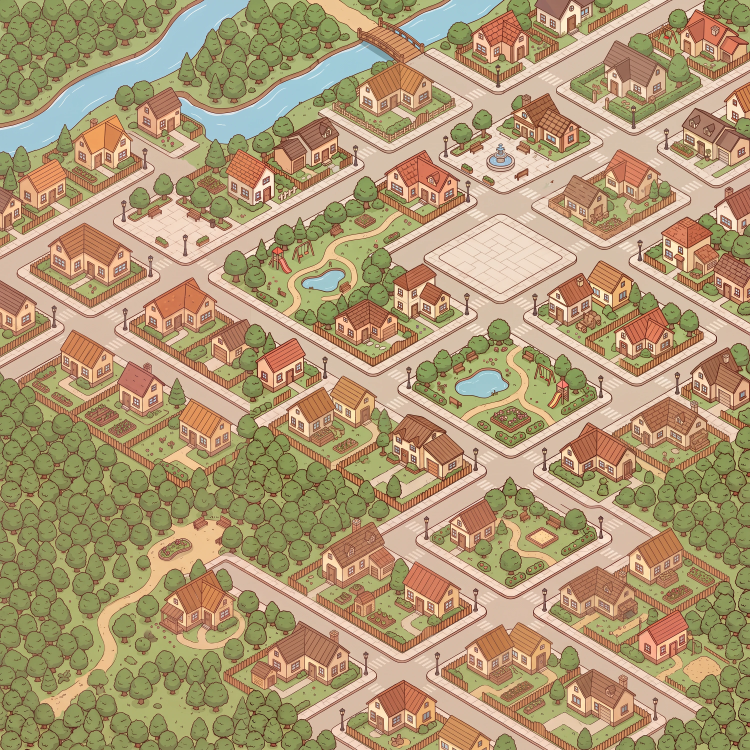
#> input picture design/town/town-map-3000.webp, 3000 x 3000 px (shown at 1/4 size)
$ python -i tiles.py   (imports and definitions only)
#> lines starting #> are read from the running program, lines starting #| are printed output that depends on the picture; after the words box and inside, x2 and y2 are one past the last pixel; in counts of white or black regions, pixels touching at a corner belong together
"""Большая карта города из кусков 2000x2000 с перекрытием (outpainting).

python design/town/tiles.py init <start.png> [--grid 3x3 --at r,c]  стартовый кусок (по умолчанию центр)
python design/town/tiles.py canvas <row> <col>              заготовка: известное + пурпур там, где пусто
python design/town/tiles.py add <row> <col> <result.png>    вклеить результат генерации (мягкий шов)
python design/town/tiles.py export                          design/town/tiles/map.webp + превью
"""
import json, sys
from pathlib import Path
import numpy as np
from PIL import Image, ImageDraw
from scipy import ndimage

T, STEP, FEATHER = 2000, 1000, 200          # кусок, шаг (перекрытие 1000), ширина шва
DIR = Path(__file__).parent / "tiles"
MAGENTA = (255, 0, 255)


# [5 lines left out: function load, not called in this run]


def save(meta, big, mask):
    (DIR / "meta.json").write_text(json.dumps(meta))
    Image.fromarray(big.clip(0, 255).astype(np.uint8)).save(DIR / "big.png")
    Image.fromarray((mask * 255).astype(np.uint8)).save(DIR / "mask.png")


def box(r, c):
    return r * STEP, c * STEP


def cmd_init(start, grid="3x3", at=None):
#> called with start = 'town-map-3000.webp', grid = '3x3'
    rows, cols = map(int, grid.split("x"))
    DIR.mkdir(parents=True, exist_ok=True)
    size = (T + STEP * (rows - 1), T + STEP * (cols - 1))
    big = np.zeros((*size, 3), np.float32)
    mask = np.zeros(size, bool)
    r, c = at if at else (rows // 2, cols // 2)
    y, x = box(r, c)
    big[y:y + T, x:x + T] = np.array(Image.open(start).convert("RGB").resize((T, T), Image.LANCZOS))
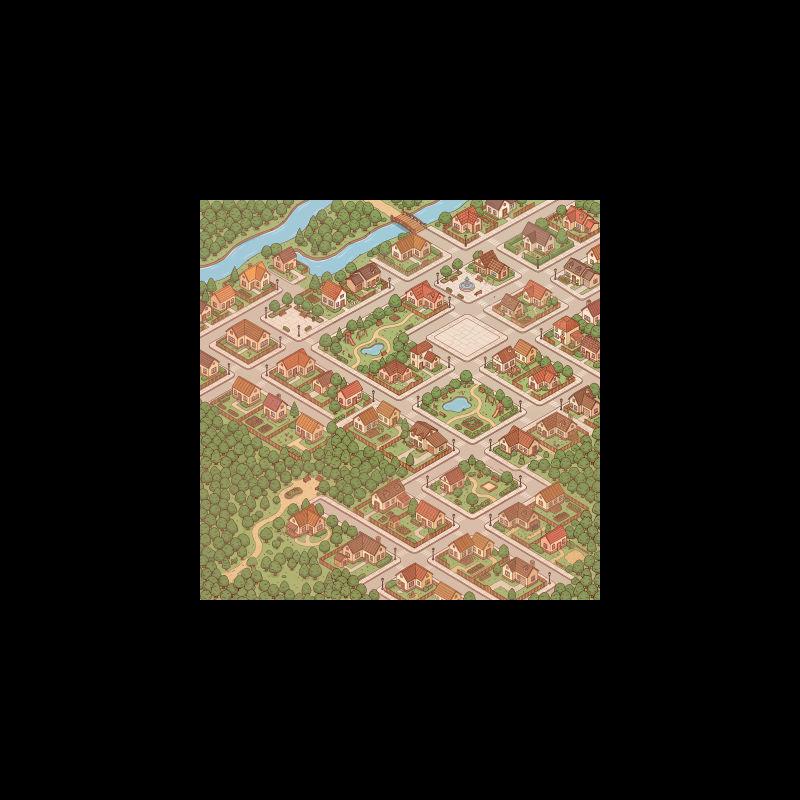
#> big: shape (4000, 4000, 3) float32 (shown at 1/5 size); mean R, G, B 44, 38.7, 29.5
    mask[y:y + T, x:x + T] = True
    save({"rows": rows, "cols": cols, "done": [[r, c]]}, big, mask)
#> in save, `Image.fromarray((mask * 255).astype(np.uint8)).save(DIR / "mask.png")`:
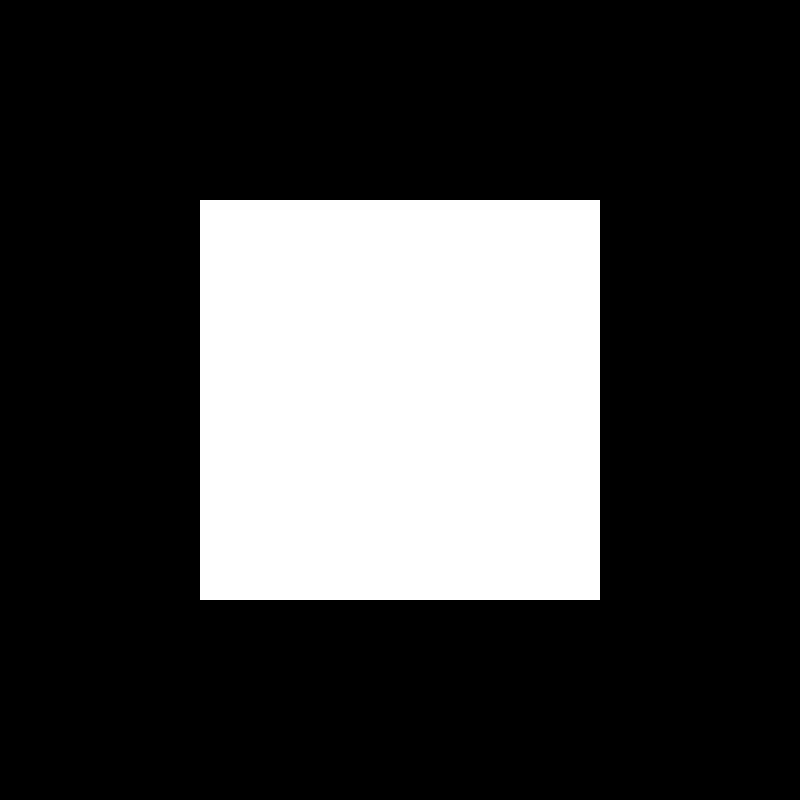
#> saved as mask.png: PIL image 4000x4000 L (shown at 1/5 size); 25% white; 1 white region, box (x1, y1, x2, y2) and area: (1000, 1000, 3000, 3000) 4000000
    print("start tile at", r, c, "map size", size)


ROAD, WALK = (214, 192, 170), (238, 220, 198)
SLOPES = (0.587, -0.55)                     # наклоны улиц (guide.py analyze)


# [93 lines left out: functions draw_streets, cmd_canvas, cmd_add, cmd_check, cmd_export, not called in this run]


# [8 lines not run here, left out]


# [6 lines left out: function known_diff, not called in this run]

>>> result = cmd_init('town-map-3000.webp')

$ run again, on design/town/cheburek.png
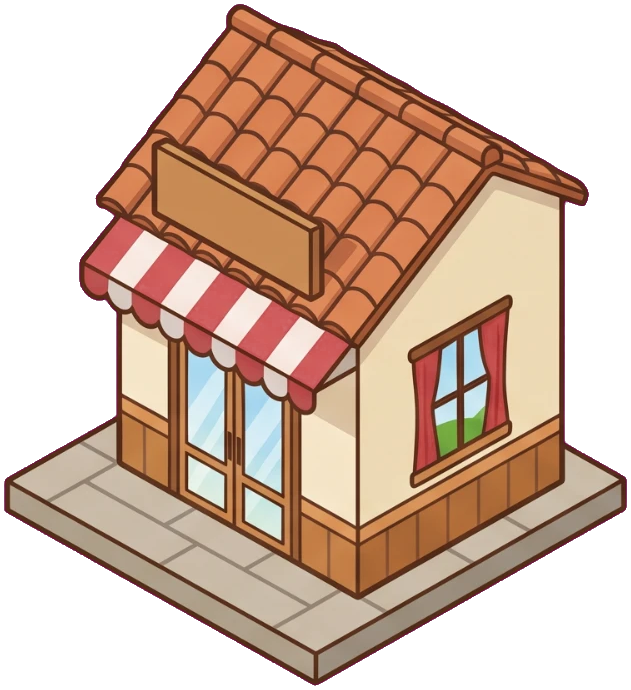
#> input picture design/town/cheburek.png, 631 x 690 px
#> in cmd_init, `big[y:y + T, x:x + T] = np.array(Image.open(start).convert("RGB").resi..`:
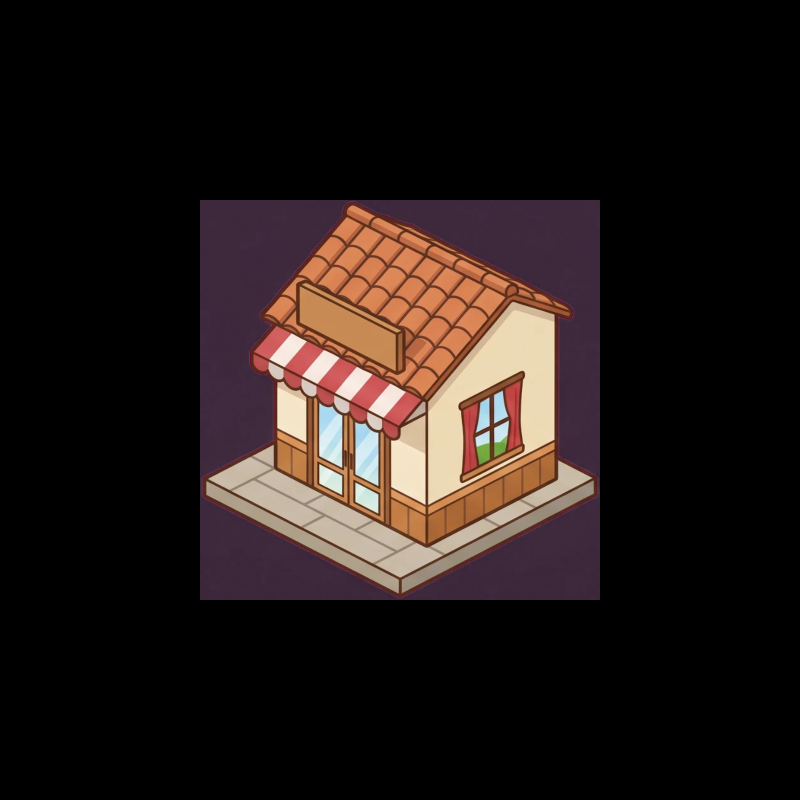
#> big: shape (4000, 4000, 3) float32 (shown at 1/5 size); mean R, G, B 33.5, 24.4, 22.6
